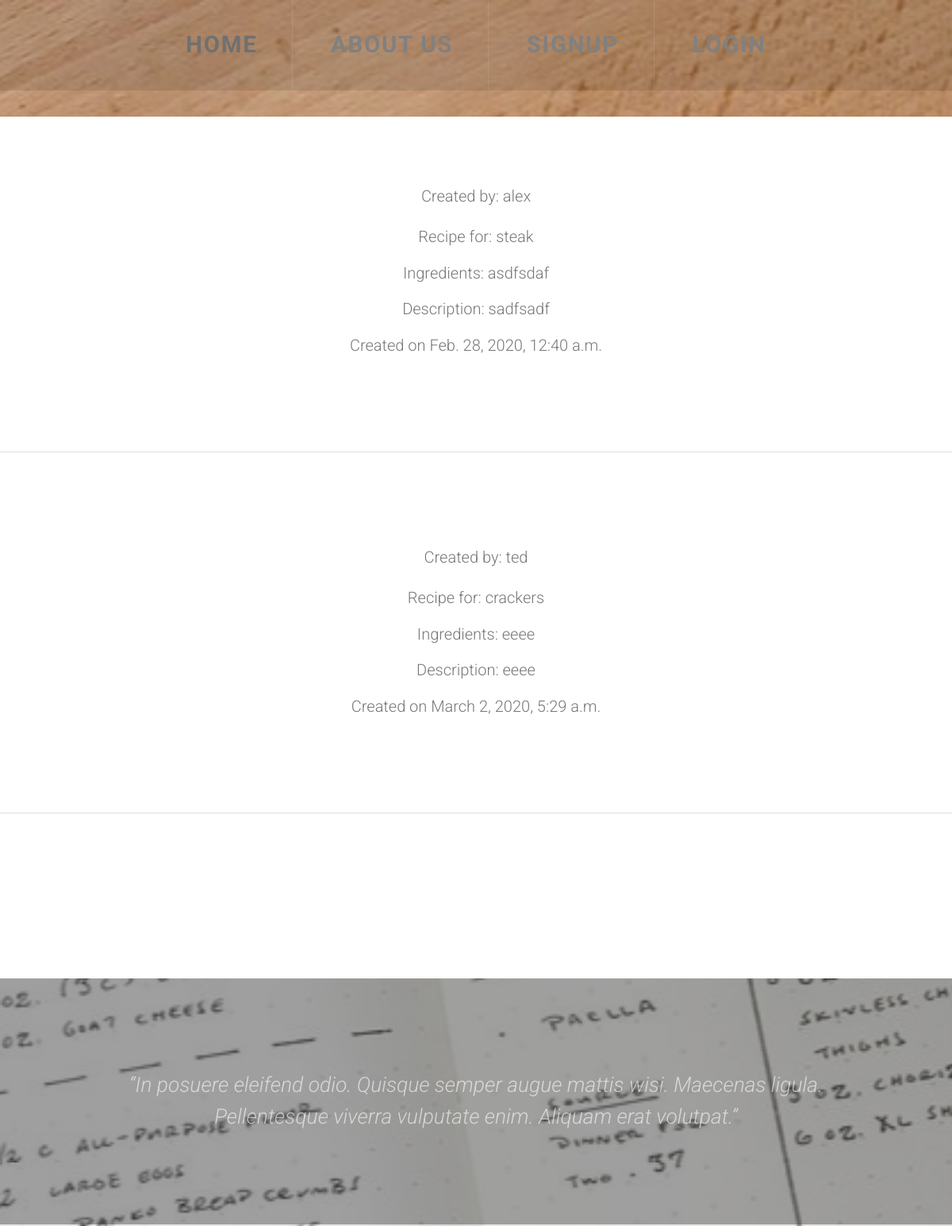
The app's page /recipe/ (upper part), older data.
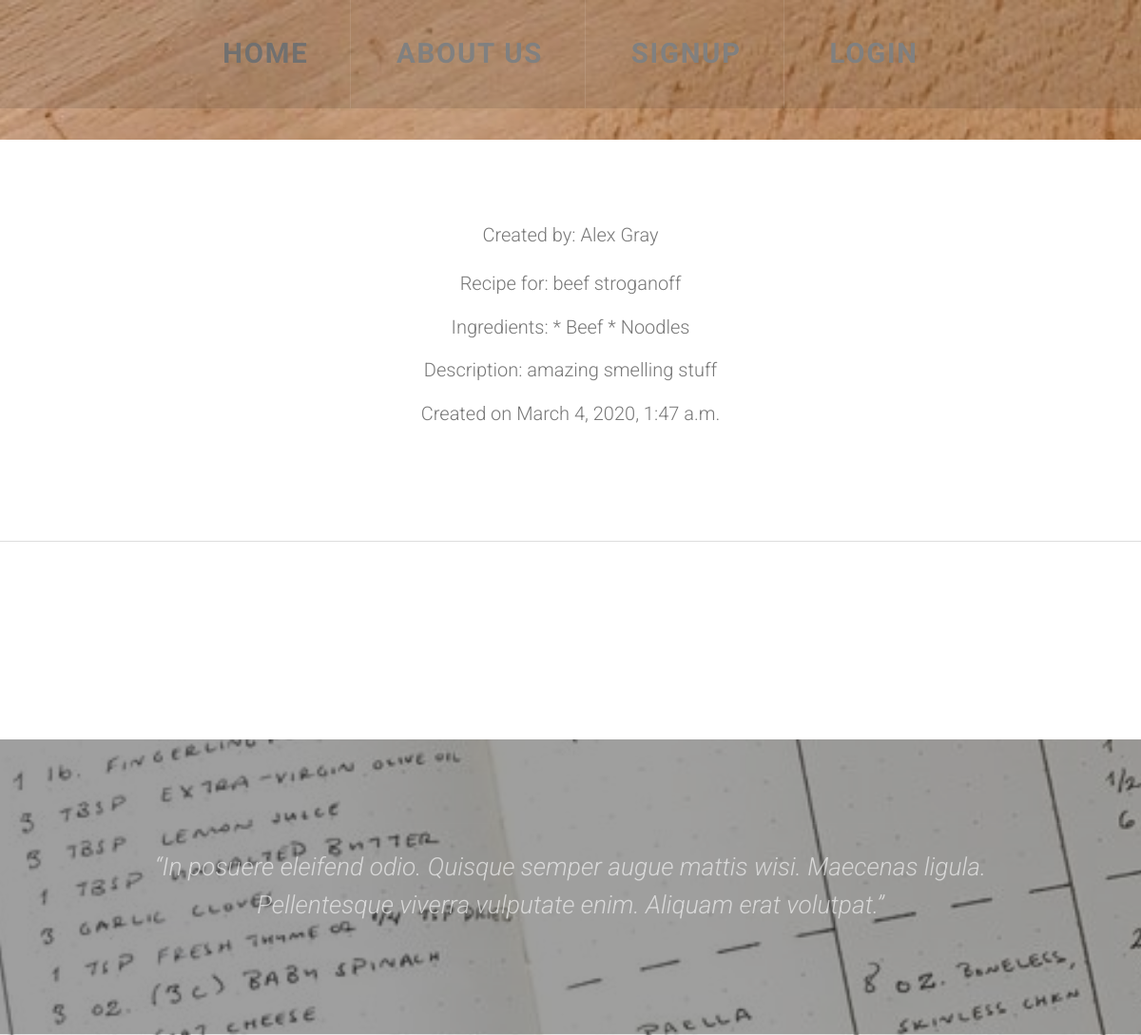
The same page, newer data.
### recipes/models.py (models this page shows, shortened)
class Page(models.Model):
    recipe_title = models.CharField(max_length=100)
    author = models.CharField(max_length=100)
    ingredients = models.TextField()
    instructions = models.TextField(help_text="Write the instructions of your recipe")
    description = models.TextField(help_text="Write the desciption of your recipe")
    created = models.DateTimeField(auto_now_add=True)

### recipes/views.py (the view)
# urls.py: path('recipe/', PageListView.as_view(), name='recipe-page'),
class PageListView(ListView):
    model = Page
    def get(self, request):
        pages = self.get_queryset().all()
        return render(request, 'recipes/page_list.html', {"pages": pages})

### recipes/templates/recipes/page_list.html (shortened to what this page needs)
{% load static %}
<head>
    <link rel="stylesheet" href="{% static 'css/skel-noscript.css' %}" />
    <link rel="stylesheet" href="{% static 'css/style.css' %}" />
    <link rel="stylesheet" href="{% static 'css/style-desktop.css' %}" />
</head>
<div id="header">
    <div id="nav-wrapper">
        <nav id="nav">
            <ul>
                <li class="active"><a href="{% url 'landing' %}">Home</a></li>
                <li><a href="#">About us</a></li>
                {% if user.is_authenticated %}
                <li><a href="{% url 'recipe_page' %}">Your recipes</a></li>
                <li><a href="{% url 'new_recipe_page' %}">Add recipe</a></li>
                <li><a href="{% url 'logout' %}">Logout</a></li>
                {% else %}
                <li><a href="{% url 'signup' %}">Signup</a></li>
                <li><a href="{% url 'login' %}">Login</a></li>
                {% endif %}
            </ul>
        </nav>
    </div>
    <div id="main">
        <div style="font-size: 20px;" id="content" class="container">
            {% for Page in pages %}
            <section>
                <h1> Created by: {{ Page.author }}</h1>
                <br>
                <p> Recipe for: {{ Page.recipe_title }}</p>
                <p> Ingredients: {{ Page.ingredients }}</p>
                <p> Description: {{ Page.description }}</p>
                <p> Created on {{ Page.created }}</p>
            </section>
            <hr>
            {% endfor %}
    </div>
</div>
<div id="tweet">
    <div class="container">
        <section>
            <blockquote>&ldquo;In posuere eleifend odio. Quisque semper augue mattis wisi. Maecenas ligula. Pellentesque viverra vulputate enim. Aliquam erat volutpat.&rdquo;</blockquote>
        </section>
    </div>
</div>

### static/css/skel-noscript.css (style rules this page uses)
html,body,div,span,applet,object,iframe,h1,h2,h3,h4,h5,h6,p,blockquote,pre,a,abbr,acronym,address,big,cite,code,del,dfn,em,img,ins,kbd,q,s,samp,small,strike,strong,sub,sup,tt,var,b,u,i,center,dl,dt,dd,ol,ul,li,fieldset,form,label,legend,table,caption,tbody,tfoot,thead,tr,th,td,article,aside,canvas,details,embed,figure,figcaption,footer,header,hgroup,menu,nav,output,ruby,section,summary,time,mark,audio,video { margin:0;padding:0;border:0;font-size:100%;font:inherit;vertical-align:baseline; }
article,aside,details,figcaption,figure,footer,header,hgroup,menu,nav,section { display:block; }
ol,ul { list-style:none; }
blockquote,q { quotes:none; }
blockquote:before,blockquote:after,q:before,q:after { content:'';content:none; }
*, *:before, *:after { -moz-box-sizing: border-box; -webkit-box-sizing: border-box; -o-box-sizing: border-box; -ms-box-sizing: border-box; box-sizing: border-box; }
.container { width: 1200px; margin-left: auto; margin-right: auto; }

### static/css/style.css (style rules this page uses)
h1,h2,h3,h4,h5,h6 { font-weight: 300; color: #777; }
a { text-decoration: none; color: gray; }
hr { border: 0; border-top: solid 1px #ddd; margin: 6em 0 0 0; padding: 6em 0 0 0; }
blockquote { border-left: solid 0.5em #ddd; padding: 1em 0 1em 2em; font-style: italic; }
p, ul, ol, dl, table { margin-bottom: 1em; }
section, article { margin-bottom: 3em; }
section > :last-child, article > :last-child { margin-bottom: 0; }
section:last-child, article:last-child { margin-bottom: 0; }
#header { position: relative; background: url(../images/pic01.jpg) no-repeat bottom center; background-attachment: fixed; background-size: cover; text-align: center; }
#header:before { content: ''; position: absolute; left: 0; top: 0; width: 100%; height: 100%; background: rgba(64,64,64,0.125); }
#nav-wrapper { background: rgba(0,0,0,.1); position: absolute; top: 0; left: 0; width: 100%; }
#nav > ul { margin: 0; padding: 0; text-align: center; }
#nav > ul > li { display: inline-block; border-right: 1px solid; border-color: rgba(255,255,255,.1); }
#nav > ul > li:last-child { padding-right: 0; border-right: none; }
#nav > ul > li > a, #nav > ul > li > span { display: inline-block; padding: 1.5em 1.5em; letter-spacing: 0.06em; text-decoration: none; text-transform: uppercase; font-size: 2em; outline: 1; color: blackß; font-weight: bold; }
#nav li.active a { color: rgb(112,112,112) ; }
#main { position: relative; background: #fff; }
#tweet { position: relative; text-align: center; background: url(../images/pic01.jpg) no-repeat center center; background-attachment: fixed; background-size: cover; }
#tweet:before { content: ''; position: absolute; left: 0; top: 0; width: 100%; height: 100%; background: rgba(64,64,64,0.5); }
#tweet section { border-top: 1px solid; border-bottom: 1px solid; border-color: rgba(255,255,255,.1); }
#tweet blockquote { position: relative; border: none; margin: 0; font-weight: 300; color: rgba(255,255,255,.6); }

### static/css/style-desktop.css (style rules this page uses)
#header { padding: 10em 0 6em 0; }
#main { padding: 6em 0em; }
#tweet { padding: 6em 0em; }
#tweet blockquote { margin: 0; padding: 1em 4em; line-height: 1.5em; font-size: 1.8em; }

### static/css/style-1000px.css (style rules this page uses)
#tweet blockquote { font-size: 1.6em; }

Row changes from the older to the newer data that the page shows:
removed Page: author "alex", recipe_title "steak", ingredients "asdfsdaf", description "sadfsadf", created "Feb. 28, 2020, 12:40 a.m."
removed Page: author "ted", recipe_title "crackers", ingredients "eeee", description "eeee", created "March 2, 2020, 5:29 a.m."
added Page: author "Alex Gray", recipe_title "beef stroganoff", ingredients "* Beef * Noodles", description "amazing smelling stuff", created "March 4, 2020, 1:47 a.m."
